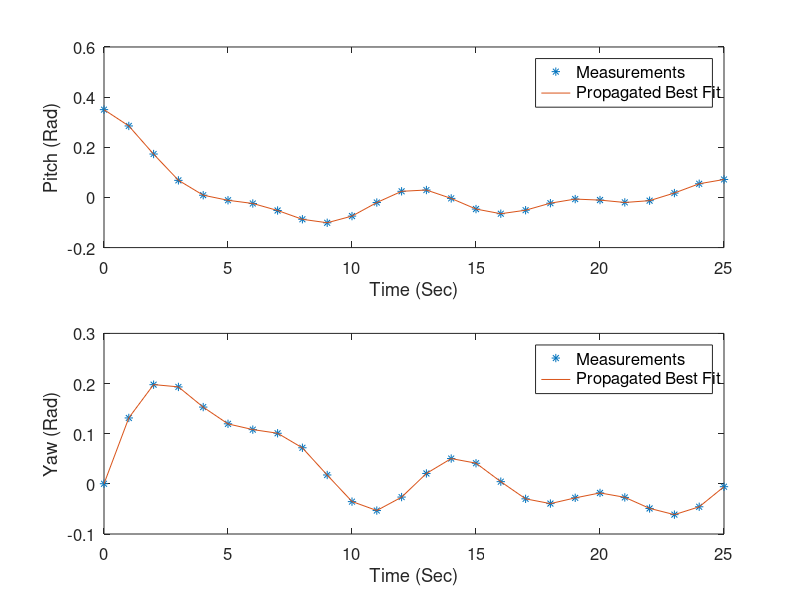

Source code (MATLAB):
% This example uses nonlinear least squares to determine  
% the coefficients of an inertially and aerodynamically
% symmetric projectile. It outputs the iteration results, 
% values for the cost function and final sigma values. 
% The program provides a plot of the measurements and 
% best fits.

% Optimal Estimation of Dynamic Systems by Crassidis and Junkins
% Example 1.7

% Written by John L. Crassidis 9/03

% Other Required Routines: none

% True Values
k1=0.2;k2=0.1;k3=0.05;k4=0.0001;k5=0.0001;
lam1=-0.1;lam2=-0.05;lam3=-0.025;
w1=0.25;w2=0.5;w3=1.0;
d1=0;d2=0;d3=0;

% Measurements
t=[0:1:25]';m=length(t);
theta=k1*exp(lam1*t).*cos(w1*t+d1)+k2*exp(lam2*t).*cos(w2*t+d2) ...
     +k3*exp(lam3*t).*cos(w3*t+d3)+k4;

psi=k1*exp(lam1*t).*sin(w1*t+d1)+k2*exp(lam2*t).*sin(w2*t+d2) ...
   +k3*exp(lam3*t).*sin(w3*t+d3)+k5;

thetam=theta+0.0002*randn(m,1);
psim=psi+0.0002*randn(m,1);
ym=[thetam;psim];

% Optimal Weight
w=1e8*0.25*eye(length(ym));

% Initial Conditions
xc=[0.5;0.25;0.125;0;0;-0.15;-0.06;-0.03;0.26;0.55;0.95;0.01;0.01;0.01];
dx=ones(14,1);i=1;clear xe;xe(1,:)=xc';

% Nonlinear Least Squares
while norm(dx)>1e-6,

i=i+1;if (i > 50), break, end

k1e=xc(1);k2e=xc(2);k3e=xc(3);k4e=xc(4);k5e=xc(5);
lam1e=xc(6);lam2e=xc(7);lam3e=xc(8);
w1e=xc(9);w2e=xc(10);w3e=xc(11);
d1e=xc(12);d2e=xc(13);d3e=xc(14);

thetae=k1e*exp(lam1e*t).*cos(w1e*t+d1e)+k2e*exp(lam2e*t).*cos(w2e*t+d2e) ...
      +k3e*exp(lam3e*t).*cos(w3e*t+d3e)+k4e;

psie=k1e*exp(lam1e*t).*sin(w1e*t+d1e)+k2e*exp(lam2e*t).*sin(w2e*t+d2e) ...
    +k3e*exp(lam3e*t).*sin(w3e*t+d3e)+k5e;

h=[exp(lam1e*t).*cos(w1e*t+d1e) ...
   exp(lam2e*t).*cos(w2e*t+d2e) ...
   exp(lam3e*t).*cos(w3e*t+d3e) ones(m,1) zeros(m,1) ...
   k1e*t.*exp(lam1e*t).*cos(w1e*t+d1e) ...
   k2e*t.*exp(lam2e*t).*cos(w2e*t+d2e) ...
   k3e*t.*exp(lam3e*t).*cos(w3e*t+d3e) ...
   -k1e*t.*exp(lam1e*t).*sin(w1e*t+d1e) ...
   -k2e*t.*exp(lam2e*t).*sin(w2e*t+d2e) ...
   -k3e*t.*exp(lam3e*t).*sin(w3e*t+d3e) ...
   -k1e*exp(lam1e*t).*sin(w1e*t+d1e) ...
   -k2e*exp(lam2e*t).*sin(w2e*t+d2e) ...
   -k3e*exp(lam3e*t).*sin(w3e*t+d3e)
   exp(lam1e*t).*sin(w1e*t+d1e) ...
   exp(lam2e*t).*sin(w2e*t+d2e) ...
   exp(lam3e*t).*sin(w3e*t+d3e) zeros(m,1)  ones(m,1) ...
   k1e*t.*exp(lam1e*t).*sin(w1e*t+d1e) ...
   k2e*t.*exp(lam2e*t).*sin(w2e*t+d2e) ...
   k3e*t.*exp(lam3e*t).*sin(w3e*t+d3e) ...
   k1e*t.*exp(lam1e*t).*cos(w1e*t+d1e) ...
   k2e*t.*exp(lam2e*t).*cos(w2e*t+d2e) ...
   k3e*t.*exp(lam3e*t).*cos(w3e*t+d3e) ...
   k1e*exp(lam1e*t).*cos(w1e*t+d1e) ...
   k2e*exp(lam2e*t).*cos(w2e*t+d2e) ...
   k3e*exp(lam3e*t).*cos(w3e*t+d3e)];

dy=ym-[thetae;psie];

cost(i)=.25e8*dy'*dy*0.5;
dx=inv(h'*w*h)*h'*w*dy;
xc=xc+dx;
xe(i,:)=xc';

end

% Show Iterations and Results
iteration_results=xe
disp(' Press any key to continue')
disp(' ')
pause
cost_fun=cost
disp(' Press any key to continue')
pause
disp(' ')
sigma=diag(inv(h'*w*h)).^(0.5)

% Plot Results
subplot(211)
plot(t,thetam,'*',t,thetae)
set(gca,'fontsize',12)
axis([0 25 -0.2 0.6])
set(gca,'xtick',[0 5 10 15 20 25])
set(gca,'ytick',[-0.2 0 0.2 0.4 0.6])
ylabel('Pitch (Rad)')
xlabel('Time (Sec)')
ax=legend('Measurements','Propagated Best Fit');
leg=findobj(ax,'type','text');
set(leg,'FontUnits','points','fontsize',12);
subplot(212)
plot(t,psim,'*',t,psie)
set(gca,'fontsize',12)
axis([0 25 -0.1 0.3])
set(gca,'xtick',[0 5 10 15 20 25])
set(gca,'ytick',[-0.1 0 0.1 0.2 0.3])
ylabel('Yaw (Rad)')
xlabel('Time (Sec)')
ax=legend('Measurements','Propagated Best Fit');
leg=findobj(ax,'type','text');
set(leg,'FontUnits','points','fontsize',12);